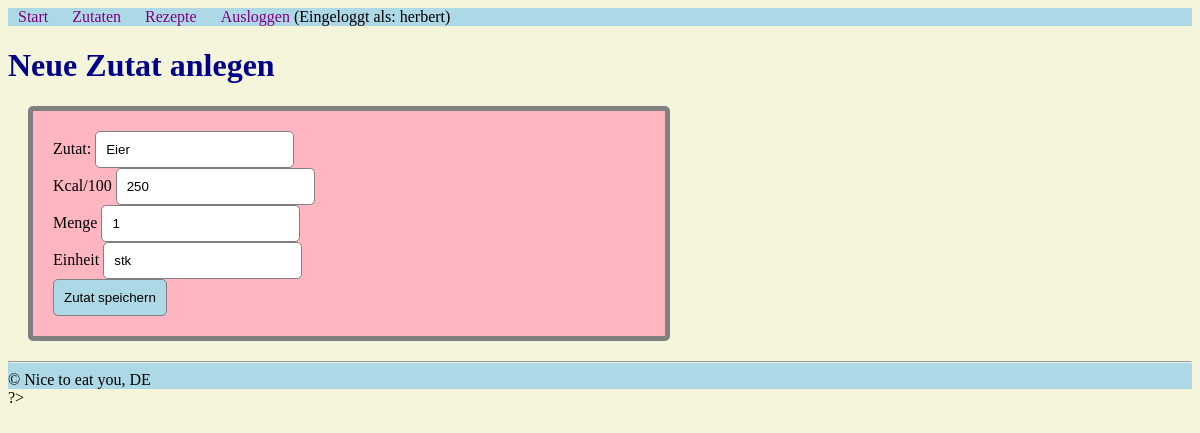
The page /admin/zutaten_bearbeiten.php?id=3 (signed in) on the database its author committed.
### tables this page shows
CREATE TABLE `zutaten` (
  `id` int(10) UNSIGNED NOT NULL,
  `titel` varchar(50) NOT NULL,
  `Menge` float DEFAULT NULL,
  `einheit` varchar(50) DEFAULT NULL,
  `kcal_pro_100` int(11) DEFAULT NULL
);

### admin/funktionen.php (called while the page is built, shortened)
<?php
$db = mysqli_connect("localhost", "root", "", "php2");
mysqli_set_charset($db, "utf8");
function query ($sql_befehl) {
    global $db;
    $result = mysqli_query($db, $sql_befehl) or die(mysqli_error($db) . "<br/>" . $sql_befehl);
    return $result;
}
function escape($post_var) {
    global $db;
    return mysqli_real_escape_string($db, $post_var);
}

### admin/zutaten_bearbeiten.php (the view, shortened to what this page needs)
<?php
include "funktionen.php";
$erfolg = false;
$sql_id = escape($_GET["id"]);
include "kopf.php";
?>
    <h1>Neue Zutat anlegen</h1>
    <?php
    $result = query("SELECT * FROM zutaten WHERE id = '{$sql_id}'");
    $row = mysqli_fetch_assoc($result);
    ?>
    <form action="zutaten_bearbeiten.php?id=<?php echo $row["id"]?>" method="post">
        <div>
            <label for="titel">Zutat:</label>
            <input type="text" name= "titel" id="titel" value= "<?php
            if(!$erfolg && !empty($_POST["titel"])) {
                echo htmlspecialchars($_POST["titel"]);
            } else {
                echo htmlspecialchars($row["titel"]);
            }
            ?>"/>
        </div>
        <div>
            <label for="kcal_pro_100">Kcal/100</label>
            <input type="number" name= "kcal_pro_100" id="kcal_pro_100" value= "<?php
             if(!$erfolg && !empty($_POST["kcal_pro_100"])) {
                echo htmlspecialchars($_POST["kcal_pro_100"]);
            } else {
                echo htmlspecialchars($row["kcal_pro_100"]);
            }
            ?>"/>
        </div>
        <div>
            <label for="menge">Menge</label>
            <input type="text" name= "menge" id="menge" value= "<?php
             if(!$erfolg && !empty($_POST["menge"])) {
                echo htmlspecialchars($_POST["menge"]);
            } else {
                echo htmlspecialchars($row["Menge"]);
            }
            ?>"/>
        </div>
        <div>
        <label for="einhalt">Einheit</label>
            <input type="text" name= "einheit" id="einheit" value= "<?php
             if(!$erfolg && !empty($_POST["einheit"])) {
                echo htmlspecialchars($_POST["einheit"]);
            } else {
                echo htmlspecialchars($row["einheit"]);
            }
            ?>"/>
        </div>
        <div>
            <button type="submit">Zutat speichern</button>
         </div>
    </form>
<?php
     include "fuss.php";
?>

### admin/kopf.php (style rules this page uses)
body { background-color: beige; }
form { background-color: lightpink; width: 50%; padding: 20px; margin: 20px; border: 5px solid grey; border-radius: 5px; }
h1 { color: darkblue; }
button { background-color: lightblue; padding: 10px; border: 1px solid grey; border-radius: 5px; }
input { padding: 10px; border: 1px solid grey; border-radius: 5px; }

### rows shown on the page
zutaten: titel "Eier", kcal_pro_100 "250", menge "1", einheit "stk"

### other values the page prints
$_SESSION["benutzername"] "herbert"
